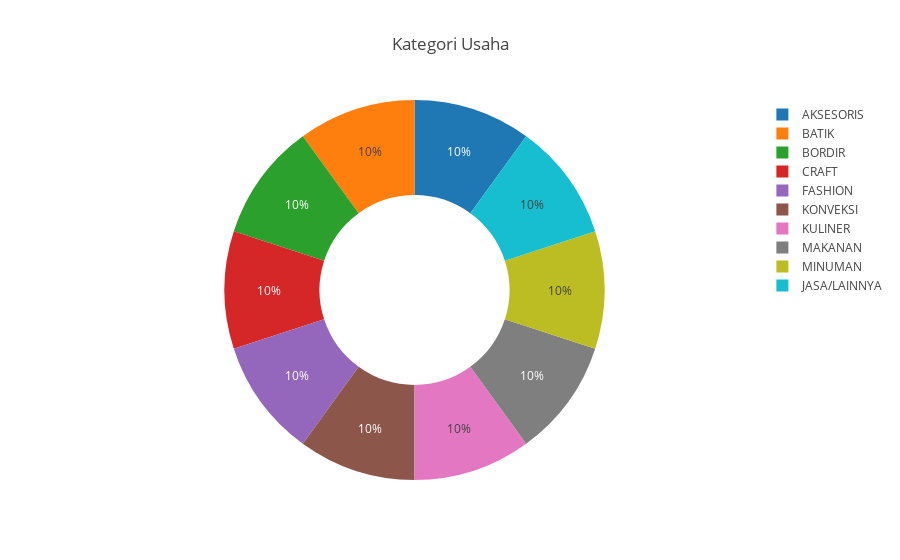

The notebook cell saved with this chart:
### Code cell
bivariate_visualization_pie(
    data=data,
    names='kategori_usaha',
    title='Kategori Usaha',
    hole=0.5
)

### Figure 1 — Plotly figure (JSON) as saved in the notebook; plotly's stock layout.template omitted (floating-point values rounded to 4 significant figures)
{"data": [{"domain": {"x": [0, 1], "y": [0, 1]}, "hole": 0.5, "hovertemplate": "kategori_usaha=%{label}<extra></extra>", "labels": ["AKSESORIS", "BATIK", "BORDIR", "CRAFT", "FASHION", "KONVEKSI", "KULINER", "MAKANAN", "MINUMAN", "JASA/LAINNYA", "AKSESORIS", "BATIK", "BORDIR", "CRAFT", "FASHION", "KONVEKSI", "KULINER", "MAKANAN", "MINUMAN", "JASA/LAINNYA", "AKSESORIS", "BATIK", "BORDIR", "CRAFT", "FASHION", "KONVEKSI", "KULINER", "MAKANAN", "MINUMAN", "JASA/LAINNYA", "AKSESORIS", "BATIK", "BORDIR", "CRAFT", "FASHION", "KONVEKSI", "KULINER", "MAKANAN", "MINUMAN", "JASA/LAINNYA", "AKSESORIS", "BATIK", "BORDIR", "CRAFT", "FASHION", "KONVEKSI", "KULINER", "MAKANAN", "MINUMAN", "JASA/LAINNYA", "AKSESORIS", "BATIK", "BORDIR", "CRAFT", "FASHION", "KONVEKSI", "KULINER", "MAKANAN", "MINUMAN", "JASA/LAINNYA"], "legendgroup": "", "name": "", "showlegend": true, "type": "pie"}], "layout": {"autosize": true, "legend": {"tracegroupgap": 0}, "title": {"text": "Kategori Usaha"}}}
